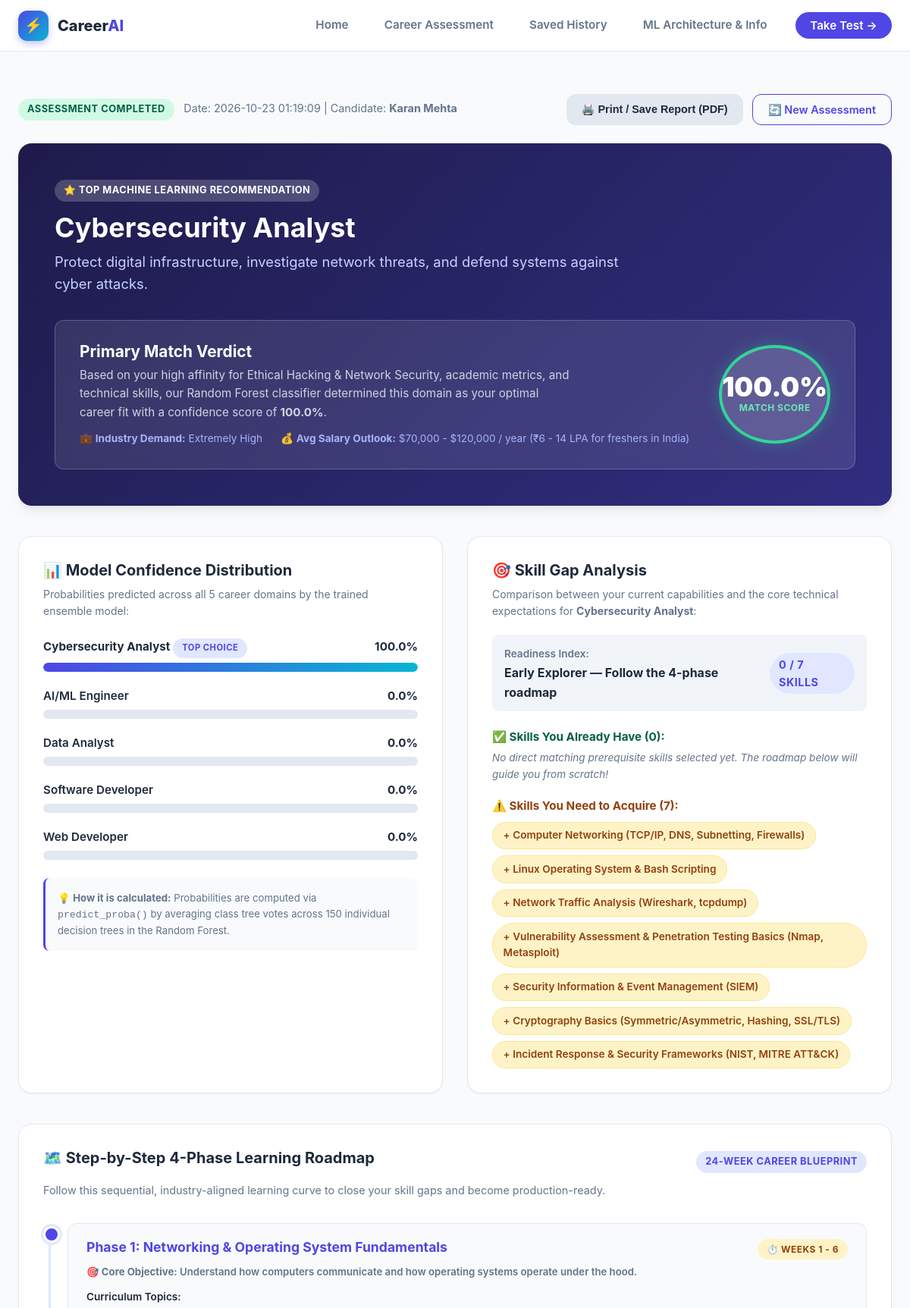
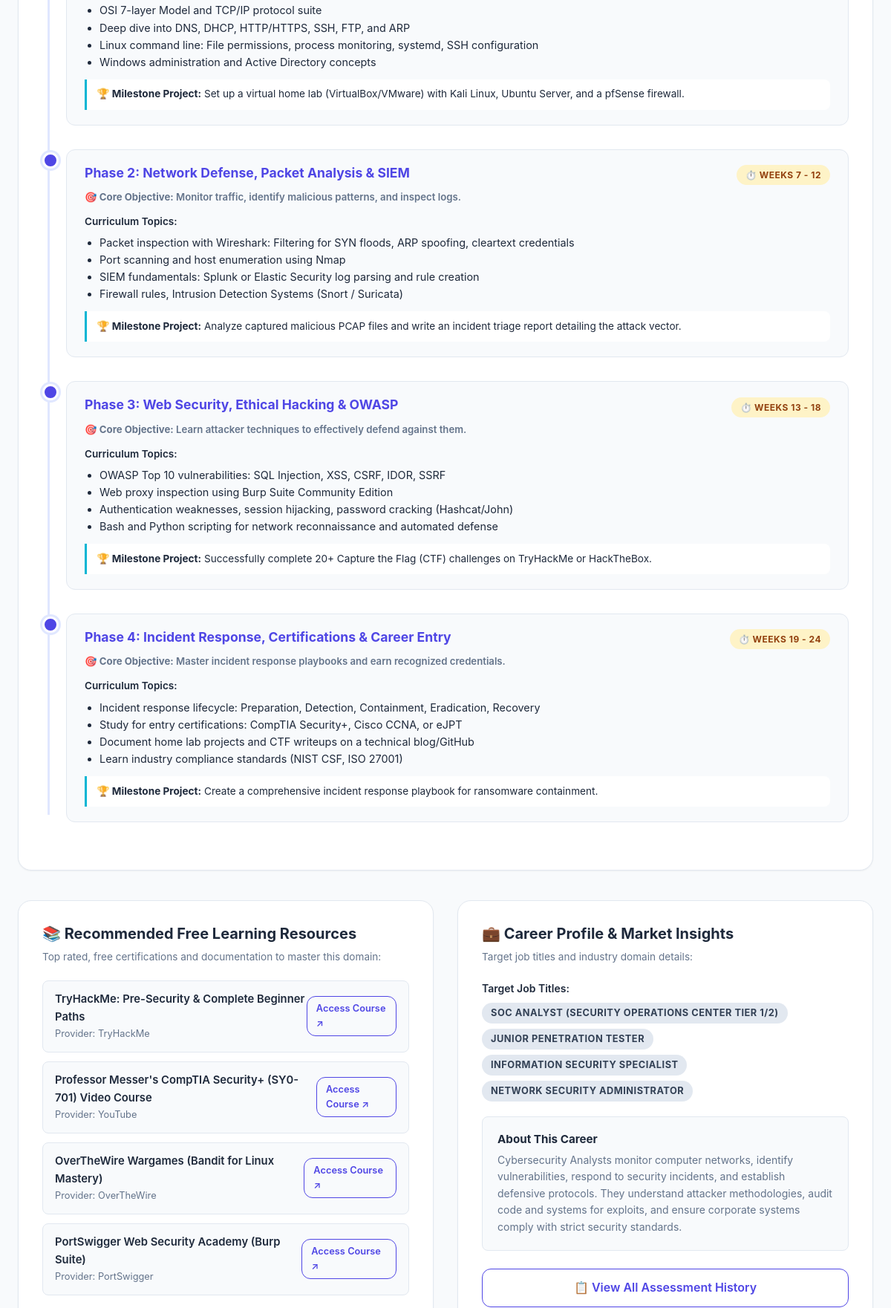
Screenshot of /results/2 (upper part) with the database file from the repository (2 pictures, top to bottom).
### tables this page shows
CREATE TABLE assessments (
            id INTEGER PRIMARY KEY AUTOINCREMENT,
            student_name TEXT NOT NULL,
            email TEXT,
            education_level TEXT NOT NULL,
            primary_interest TEXT,
            inputs_json TEXT NOT NULL,
            predicted_career TEXT NOT NULL,
            match_score REAL NOT NULL,
            all_scores_json TEXT NOT NULL,
            owned_skills_json TEXT,
            missing_skills_json TEXT,
            created_at TIMESTAMP DEFAULT CURRENT_TIMESTAMP
        );

### app.py (the view)
@app.route("/results/<int:assessment_id>")
def results(assessment_id):
    record = database.get_assessment_by_id(assessment_id)
    if not record:
        abort(404)
    predicted_career = record["predicted_career"]
    profile = CAREER_PROFILES.get(predicted_career, CAREER_PROFILES["Software Developer"])
    gap = {
        "owned_skills": record["owned_skills"],
        "missing_skills": record["missing_skills"],
        "total_required": len(profile["required_skills"]),
        "owned_count": len(record["owned_skills"]),
        "missing_count": len(record["missing_skills"])
    }
    total_req = gap["total_required"]
    pct = round((gap["owned_count"] / total_req) * 100) if total_req > 0 else 0
    if pct >= 75:
        gap["readiness_status"] = "Advanced Readiness — Minor gaps to close"
    elif pct >= 45:
        gap["readiness_status"] = "Moderate Foundation — Key technical skills needed"
    else:
        gap["readiness_status"] = "Early Explorer — Follow the 4-phase roadmap"
    sorted_scores = sorted(
        record["all_scores"].items(),
        key=lambda item: item[1],
        reverse=True
    )
    return render_template(
        "results.html",
        record=record,
        profile=profile,
        gap=gap,
        sorted_scores=sorted_scores
    )

### database.py (called while the page is built)
def get_db_connection():
    os.makedirs(DB_DIR, exist_ok=True)
    conn = sqlite3.connect(DB_PATH)
    conn.row_factory = sqlite3.Row
    return conn

def get_assessment_by_id(assessment_id: int):
    conn = get_db_connection()
    cursor = conn.cursor()
    cursor.execute("SELECT * FROM assessments WHERE id = ?", (assessment_id,))
    row = cursor.fetchone()
    conn.close()
    if not row:
        return None
    data = dict(row)
    data["inputs"] = json.loads(data["inputs_json"]) if data["inputs_json"] else {}
    data["all_scores"] = json.loads(data["all_scores_json"]) if data["all_scores_json"] else {}
    data["owned_skills"] = json.loads(data["owned_skills_json"]) if data["owned_skills_json"] else []
    data["missing_skills"] = json.loads(data["missing_skills_json"]) if data["missing_skills_json"] else []
    return data

### templates/results.html (shortened to what this page needs)
{% extends "base.html" %}
{% block content %}
<div class="container" style="padding-top: 2rem; padding-bottom: 4rem;">
    <div style="display: flex; justify-content: space-between; align-items: center; margin-bottom: 1.5rem; flex-wrap: wrap; gap: 1rem;">
        <div>
            <span class="badge badge-success">Assessment Completed</span>
            <span style="font-size: 0.9rem; color: var(--text-muted); margin-left: 0.5rem;">
                Date: {{ record.created_at }} | Candidate: <strong>{{ record.student_name }}</strong>
            </span>
        </div>
        <div style="display: flex; gap: 0.75rem;">
            <button id="printReportBtn" class="btn btn-secondary" style="font-size: 0.9rem; padding: 0.5rem 1.25rem;">
                🖨️ Print / Save Report (PDF)
            </button>
            <a href="{{ url_for('assess') }}" class="btn btn-outline" style="font-size: 0.9rem; padding: 0.5rem 1.25rem;">
                🔄 New Assessment
            </a>
        </div>
    </div>
    <div class="results-hero">
        <span class="badge" style="background: rgba(255,255,255,0.2); color: white; margin-bottom: 0.75rem;">
            ⭐ Top Machine Learning Recommendation
        </span>
        <h1>{{ record.predicted_career }}</h1>
        <p style="font-size: 1.15rem; max-width: 750px;">
            {{ profile.tagline }}
        </p>
        <div class="recommendation-banner">
            <div>
                <h3 style="color: white; margin-bottom: 0.4rem; font-size: 1.3rem;">Primary Match Verdict</h3>
                <p style="color: #cbd5e1; font-size: 0.95rem; max-width: 650px;">
                    Based on your high affinity for {{ record.primary_interest }}, academic metrics, and technical skills, our Random Forest classifier determined this domain as your optimal career fit with a confidence score of <strong>{{ record.match_score }}%</strong>.
                </p>
                <div style="margin-top: 0.75rem; display: flex; gap: 1.5rem; flex-wrap: wrap; font-size: 0.85rem; color: #a5b4fc;">
                    <span>💼 <strong>Industry Demand:</strong> {{ profile.market_demand }}</span>
                    <span>💰 <strong>Avg Salary Outlook:</strong> {{ profile.avg_salary_range }}</span>
                </div>
            </div>
            <div class="score-circle">
                <div class="score-number">{{ record.match_score }}%</div>
                <div class="score-label">Match Score</div>
            </div>
        </div>
    </div>
    <div class="grid-2" style="margin-bottom: 2.5rem;">
        <div class="card">
            <h3 style="display: flex; align-items: center; gap: 0.5rem; margin-bottom: 0.5rem;">
                📊 Model Confidence Distribution
            </h3>
            <p style="font-size: 0.875rem; margin-bottom: 1.5rem;">
                Probabilities predicted across all 5 career domains by the trained ensemble model:
            </p>
            {% for career_name, score in sorted_scores %}
                <div class="score-bar-group">
                    <div class="score-bar-header">
                        <span>
                            {% if career_name == record.predicted_career %}
                                <strong>{{ career_name }}</strong> <span class="badge badge-primary" style="font-size: 0.7rem;">Top Choice</span>
                            {% else %}
                                {{ career_name }}
                            {% endif %}
                        </span>
                        <span><strong>{{ score }}%</strong></span>
                    </div>
                    <div class="score-bar-track">
                        <div class="score-bar-fill" style="width: {{ score }}%; {% if career_name != record.predicted_career %}background: #94a3b8;{% endif %}"></div>
                    </div>
                </div>
            {% endfor %}
            <div style="margin-top: 1.5rem; background: #f8fafc; padding: 1rem; border-radius: var(--radius-sm); border-left: 3px solid var(--primary); font-size: 0.825rem; color: var(--text-muted);">
                💡 <strong>How it is calculated:</strong> Probabilities are computed via <code>predict_proba()</code> by averaging class tree votes across 150 individual decision trees in the Random Forest.
            </div>
        </div>
        <div class="card">
            <h3 style="display: flex; align-items: center; gap: 0.5rem; margin-bottom: 0.5rem;">
                🎯 Skill Gap Analysis
            </h3>
            <p style="font-size: 0.875rem; margin-bottom: 1.25rem;">
                Comparison between your current capabilities and the core technical expectations for <strong>{{ record.predicted_career }}</strong>:
            </p>
            <div style="margin-bottom: 1.5rem; display: flex; align-items: center; justify-content: space-between; background: #f1f5f9; padding: 0.75rem 1rem; border-radius: var(--radius-sm);">
                <div>
                    <span style="font-size: 0.85rem; font-weight: 600; color: var(--text-muted);">Readiness Index:</span>
                    <div style="font-weight: 700; color: var(--text-main);">{{ gap.readiness_status }}</div>
                </div>
                <div class="badge badge-primary" style="font-size: 0.9rem;">
                    {{ gap.owned_count }} / {{ gap.total_required }} Skills
                </div>
            </div>
            <div style="margin-bottom: 1.25rem;">
                <h4 style="font-size: 0.95rem; color: #065f46; margin-bottom: 0.5rem;">
                    ✅ Skills You Already Have ({{ gap.owned_count }}):
                </h4>
                {% if gap.owned_skills %}
                    <div class="gap-tags-container">
                        {% for skill in gap.owned_skills %}
                            <span class="tag-owned">✓ {{ skill }}</span>
                        {% endfor %}
                    </div>
                {% else %}
                    <p style="font-size: 0.85rem; font-style: italic;">No direct matching prerequisite skills selected yet. The roadmap below will guide you from scratch!</p>
                {% endif %}
            </div>
            <div>
                <h4 style="font-size: 0.95rem; color: #92400e; margin-bottom: 0.5rem;">
                    ⚠️ Skills You Need to Acquire ({{ gap.missing_count }}):
                </h4>
                {% if gap.missing_skills %}
                    <div class="gap-tags-container">
                        {% for skill in gap.missing_skills %}
                            <span class="tag-missing">+ {{ skill }}</span>
                        {% endfor %}
                    </div>
                {% else %}
                    <span class="badge badge-success">🎉 Congratulations! You have acquired all core baseline skills!</span>
                {% endif %}
            </div>
        </div>
    </div>
    <div class="card" style="margin-bottom: 2.5rem;">
        <div style="display: flex; justify-content: space-between; align-items: center; margin-bottom: 0.5rem; flex-wrap: wrap;">
            <h3>🗺️ Step-by-Step 4-Phase Learning Roadmap</h3>
            <span class="badge badge-primary">24-Week Career Blueprint</span>
        </div>
        <p style="font-size: 0.9rem; margin-bottom: 2rem;">
            Follow this sequential, industry-aligned learning curve to close your skill gaps and become production-ready.
        </p>
        <div class="timeline">
            {% for step in profile.roadmap %}
                <div class="timeline-step">
                    <div class="step-card">
                        <div style="display: flex; justify-content: space-between; align-items: center; margin-bottom: 0.35rem; flex-wrap: wrap;">
                            <h4>{{ step.phase }}</h4>
                            <span class="badge badge-warning" style="font-size: 0.75rem;">⏱️ {{ step.duration }}</span>
                        </div>
                        <div class="step-meta">🎯 <strong>Core Objective:</strong> {{ step.focus }}</div>
                        <div style="font-weight: 600; font-size: 0.85rem; margin-bottom: 0.35rem; color: var(--text-main);">Curriculum Topics:</div>
                        <ul class="step-topics">
                            {% for topic in step.topics %}
                                <li>{{ topic }}</li>
                            {% endfor %}
                        </ul>
                        <div class="step-project">
                            <strong>🏆 Milestone Project:</strong> {{ step.milestone_project }}
                        </div>
                    </div>
                </div>
            {% endfor %}
        </div>
    </div>
    <div class="grid-2">
        <div class="card">
            <h3 style="margin-bottom: 0.5rem;">📚 Recommended Free Learning Resources</h3>
            <p style="font-size: 0.85rem; margin-bottom: 1.25rem;">Top rated, free certifications and documentation to master this domain:</p>
            <ul style="list-style: none; display: flex; flex-direction: column; gap: 0.75rem;">
                {% for res in profile.free_resources %}
                    <li style="background: #f8fafc; border: 1px solid var(--border-color); padding: 0.85rem 1rem; border-radius: var(--radius-sm); display: flex; justify-content: space-between; align-items: center;">
                        <div>
                            <div style="font-weight: 600; font-size: 0.925rem; color: var(--text-main);">{{ res.title }}</div>
                            <div style="font-size: 0.8rem; color: var(--text-muted);">Provider: {{ res.provider }}</div>
                        </div>
                        <a href="{{ res.url }}" target="_blank" rel="noopener noreferrer" class="btn btn-outline" style="padding: 0.35rem 0.75rem; font-size: 0.8rem;">
                            Access Course ↗
                        </a>
                    </li>
                {% endfor %}
            </ul>
        </div>
        <div class="card">
            <h3 style="margin-bottom: 0.5rem;">💼 Career Profile & Market Insights</h3>
            <p style="font-size: 0.85rem; margin-bottom: 1.25rem;">Target job titles and industry domain details:</p>
            <div style="margin-bottom: 1.25rem;">
                <div style="font-weight: 600; font-size: 0.875rem; margin-bottom: 0.5rem;">Target Job Titles:</div>
                <div style="display: flex; flex-wrap: wrap; gap: 0.4rem;">
                    {% for role in profile.typical_roles %}
                        <span class="badge" style="background: #e2e8f0; color: #334155;">{{ role }}</span>
                    {% endfor %}
                </div>
            </div>
            <div style="background: #f8fafc; border: 1px solid var(--border-color); border-radius: var(--radius-sm); padding: 1.25rem;">
                <h4 style="font-size: 0.95rem; margin-bottom: 0.5rem; color: var(--text-main);">About This Career</h4>
                <p style="font-size: 0.875rem; line-height: 1.6; color: var(--text-muted);">
                    {{ profile.overview }}
                </p>
            </div>
            <div style="margin-top: 1.5rem; text-align: center;">
                <a href="{{ url_for('history') }}" class="btn btn-outline" style="width: 100%;">
                    📋 View All Assessment History
                </a>
            </div>
        </div>
    </div>
</div>
{% endblock %}

### rows the page displays
assessments: created_at "2026-10-23 01:19:09", student_name "Karan Mehta", predicted_career "Cybersecurity Analyst", primary_interest "Ethical Hacking & Network Security", match_score "100.0"

### other values shown
{{ profile.tagline }} "Protect digital infrastructure, investigate network threats, and defend systems against cyber attacks."
{{ profile.market_demand }} "Extremely High"
{{ profile.avg_salary_range }} "$70,000 - $120,000 / year (₹6 - 14 LPA for freshers in India)"
{{ career_name }} "AI/ML Engineer" "Data Analyst" "Software Developer" "Web Developer"
{{ score }} "0.0" "0.0" "0.0" "0.0"
{{ gap.readiness_status }} "Early Explorer — Follow the 4-phase roadmap"
{{ gap.owned_count }} "0"
{{ gap.total_required }} "7"
{{ gap.missing_count }} "7"
{{ skill }} "Computer Networking (TCP/IP, DNS, Subnetting, Firewalls)" "Linux Operating System & Bash Scripting" "Network Traffic Analysis (Wireshark, tcpdump)" "Vulnerability Assessment & Penetration Testing Basics (Nmap, Metasploit)" "Security Information & Event Management (SIEM)" "Cryptography Basics (Symmetric/Asymmetric, Hashing, SSL/TLS)" "Incident Response & Security Frameworks (NIST, MITRE ATT&CK)"
{{ step.phase }} "Phase 1: Networking & Operating System Fundamentals" "Phase 2: Network Defense, Packet Analysis & SIEM" "Phase 3: Web Security, Ethical Hacking & OWASP" "Phase 4: Incident Response, Certifications & Career Entry"
{{ step.duration }} "WEEKS 1 - 6" "WEEKS 7 - 12" "WEEKS 13 - 18" "WEEKS 19 - 24"
{{ step.focus }} "Understand how computers communicate and how operating systems operate under the hood." "Monitor traffic, identify malicious patterns, and inspect logs." "Learn attacker techniques to effectively defend against them." "Master incident response playbooks and earn recognized credentials."
{{ topic }} "OSI 7-layer Model and TCP/IP protocol suite" "Deep dive into DNS, DHCP, HTTP/HTTPS, SSH, FTP, and ARP" "Linux command line: File permissions, process monitoring, systemd, SSH configuration" "Windows administration and Active Directory concepts" "Packet inspection with Wireshark: Filtering for SYN floods, ARP spoofing, cleartext credentials" "Port scanning and host enumeration using Nmap" "SIEM fundamentals: Splunk or Elastic Security log parsing and rule creation" "Firewall rules, Intrusion Detection Systems (Snort / Suricata)" "OWASP Top 10 vulnerabilities: SQL Injection, XSS, CSRF, IDOR, SSRF" "Web proxy inspection using Burp Suite Community Edition" "Authentication weaknesses, session hijacking, password cracking (Hashcat/John)" "Bash and Python scripting for network reconnaissance and automated defense" "Incident response lifecycle: Preparation, Detection, Containment, Eradication, Recovery" "Study for entry certifications: CompTIA Security+, Cisco CCNA, or eJPT" "Document home lab projects and CTF writeups on a technical blog/GitHub" "Learn industry compliance standards (NIST CSF, ISO 27001)"
{{ step.milestone_project }} "Set up a virtual home lab (VirtualBox/VMware) with Kali Linux, Ubuntu Server, and a pfSense firewall." "Analyze captured malicious PCAP files and write an incident triage report detailing the attack vector." "Successfully complete 20+ Capture the Flag (CTF) challenges on TryHackMe or HackTheBox." "Create a comprehensive incident response playbook for ransomware containment."
